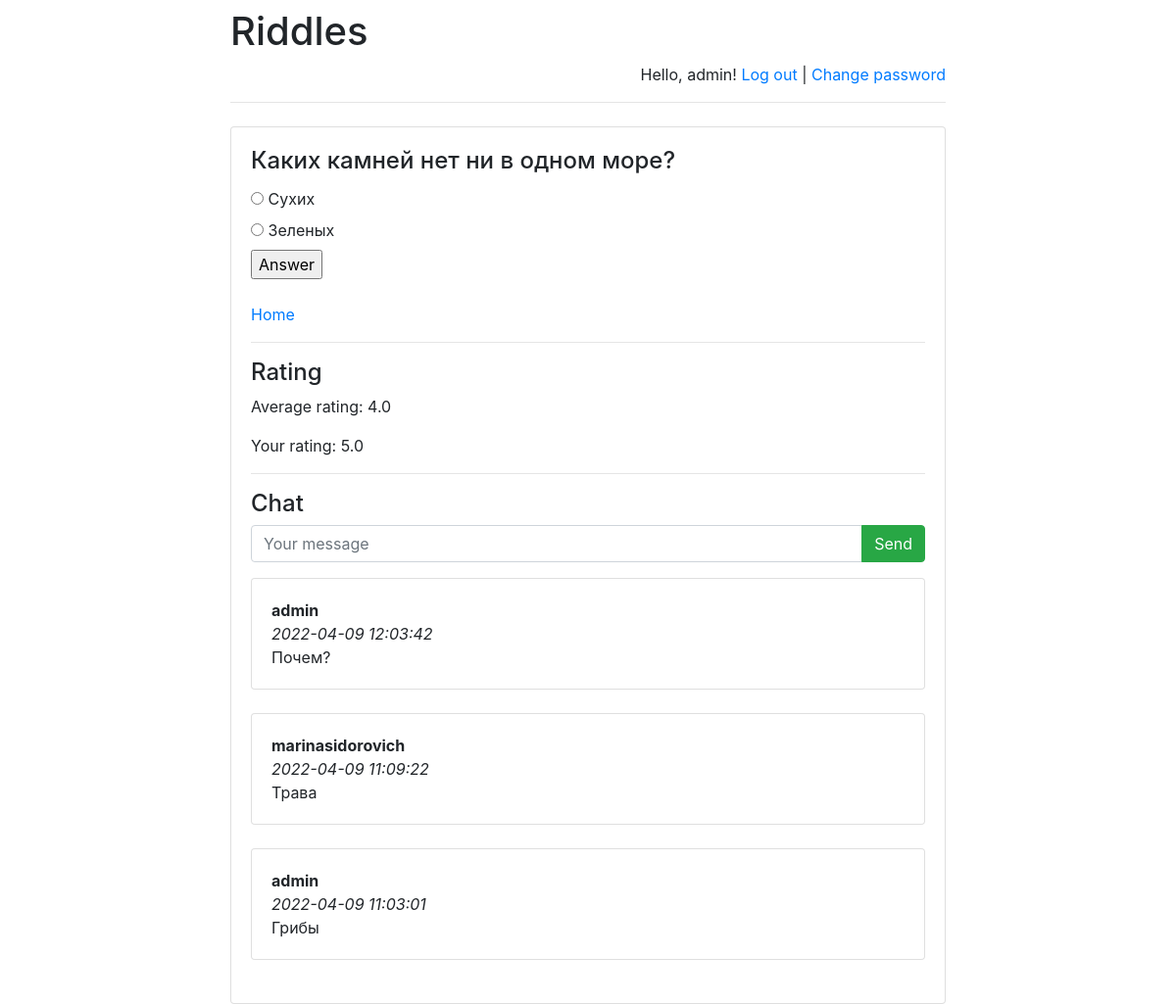
The app's page /riddles/2/ (signed in) with its own data.
### riddles/models.py (models this page shows)
class Riddle(models.Model):
    riddle_text = models.CharField(max_length=255)
    pub_date = models.DateTimeField('date published')

class Option(models.Model):
    riddle = models.ForeignKey(Riddle, on_delete=models.CASCADE)
    text = models.CharField(max_length=255)
    correct = models.BooleanField(default=False)

class Message(models.Model):
    chat = models.ForeignKey(
        Riddle,
        verbose_name='Чат под загадкой',
        on_delete=models.CASCADE)
    author = models.ForeignKey(
        User,
        verbose_name='Пользователь', on_delete=models.CASCADE)
    message = models.TextField('Сообщение')
    pub_date = models.DateTimeField(
        'Дата сообщения',
        default=timezone.now)

### riddles/views.py (the view)
# urls.py: re_path(r'^([0-9]+)/$', views.detail, name='detail'),
def detail(request, riddle_id):
    error_message = None
    if "error_message" in request.GET:
        error_message = request.GET["error_message"]
    return render(
        request,
        "answer.html",
        {
            "riddle": get_object_or_404(
                Riddle, pk=riddle_id),
            "error_message": error_message,
            "latest_messages":
                Message.objects
                    .filter(chat_id=riddle_id)
                    .order_by('-pub_date')[:5],
            "already_rated_by_user":
                Mark.objects
                    .filter(author_id=request.user.id)
                    .filter(riddle_id=riddle_id)
                    .count(),
            "user_rating":
                Mark.objects
                    .filter(author_id=request.user.id)
                    .filter(riddle_id=riddle_id)
                    .aggregate(Avg('mark'))
                    ["mark__avg"],
            "avg_mark":
                Mark.objects
                    .filter(riddle_id=riddle_id)
                    .aggregate(Avg('mark'))
                    ["mark__avg"]
        }
    )

### templates/answer.html (shortened to what this page needs)
{% extends 'base.html' %}
{% block main %}
<h4 class="card-title">{{ riddle.riddle_text }}</h4>
<form action="answer/" method="post">
    {% for option in riddle.option_set.all %}
        <input type="radio" name="option"
            id="option{{ forloop.counter }}"
            value="{{ option.id }}"/>
        <label for="option{{ forloop.counter }}">
            {{ option.text }}
        </label><br>
    {% endfor %}
    <input type="submit" value="Answer"/>
</form>
    <br>
<a href="/riddles">Home</a>
</body>
</html>
    <hr>
<h4>Rating</h4>
    <p>Average rating:
        <span id="avg_mark_span">
            {{ avg_mark }}
        </span>
    </p>
{% if user.is_authenticated %}
    {% if already_rated_by_user <= 0 or already_rated_by_user ==  None %}
        <form action="post_mark/" method="post">
            {% csrf_token %}
            <div class="row">
                <div class="col-sm text-center">
                    <input name="mark"
                           type="radio"
                           value="1"/> 1
                </div>
                <div class="col-sm text-center">
                    <input name="mark"
                           type="radio"
                           value="2"/> 2
                </div>
                <div class="col-sm text-center">
                    <input name="mark"
                           type="radio"
                           value="3"/> 3
                </div>
                <div class="col-sm text-center">
                    <input name="mark"
                           type="radio"
                           value="4"/> 4
                </div>
                <div class="col-sm text-center">
                    <input name="mark"
                           type="radio"
                           value="5"/> 5
                </div>
                <div class="col-sm text-center">
                    <input class="btn btn-success"
                        type="submit"
                        value="Send mark"/>
                </div>
            </div>
        </form>
        {% else %}
        Your rating: {{ user_rating }}
    {% endif %}
{% endif %}
<hr>
<h4>Chat</h4>
{% if user.is_authenticated %}
    <form action="post/" method="post">
    <div class="input-group mb-3">
      <input type="text"
             class="form-control"
             placeholder="Your message"
             name="message"/>
      <div class="input-group-append">
        <input class="btn btn-success"
                type="submit"
                value="Send"/>
      </div>
    </div>
</form>
{% endif %}
<div id="history">
    {% for message in latest_messages %}
        <div class="card">
        <div class="card-body">
            <strong>
                {{ message.author.username }}
            </strong>
            <br/>
            <em>
                {{ message.pub_date|date:'Y-m-d H:i:s' }}
            </em>
            <br/>
            {{ message.message }}
        </div>
        </div>
        <br/>
    {% endfor %}
</div>
{% endblock %}

### templates/base.html (shortened to what this page needs)
<!doctype html>
<html lang="en">
<head>
    <link rel="stylesheet"
href="https://stackpath.bootstrapcdn.com/bootstrap/4.1.3/css/bootstrap.min.css">
</head>
<body>
<div class="container">
    <div class="row justify-content-center">
        <div class="col-8">
            <h1 class="mt-2">Riddles</h1>
            {% if user.is_authenticated %}
                <p class="text-right">
                    Hello, {{ user.username }}!
                    <a href="/riddles/logout">Log out</a> |
                    <a href="/riddles/password-change">
                        Change password
                    </a>
                </p>
            {% else %}
                <p class="text-right">
                    <a href="/riddles/login">Log in</a> |
                    <a href="/riddles/register">Register</a>
                </p>
            {% endif %}
            <hr class="mt-0 mb-4">
            <div class="card">
                <div class="card-body">
                    {% block main %}
                    {% endblock %}
</body>
</html>

### records on screen
Riddle: riddle_text "Каких камней нет ни в одном море?"
Option: text "Сухих"
Option: text "Зеленых"
Message: author.username "admin", pub_date "2022-04-09 12:03:42", message "Почем?"
Message: author.username "marinasidorovich", pub_date "2022-04-09 11:09:22", message "Трава"
Message: author.username "admin", pub_date "2022-04-09 11:03:01", message "Грибы"

### other values on screen
{{ user.username }} "admin"
{{ avg_mark }} "4.0"
{{ user_rating }} "5.0"
